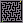

The image is a tile-based game level rendered from a .tmx file. Its description and complete source (layers, tilesets, objects, tile grids) follow:
An orthogonal 23x23 tile map with 1x1 px tiles, 1 tile layer (Tile Layer 1).

<map version="1.0" tiledversion="1.0.2" orientation="orthogonal" renderorder="right-down" width="23" height="23" tilewidth="1" tileheight="1" nextobjectid="1">
 <tileset firstgid="1" source="tileset.tsx" />
 <layer name="Tile Layer 1" width="23" height="23">
  <data encoding="csv">
1,1,1,1,1,1,1,1,1,1,1,1,1,1,1,1,1,1,1,1,1,1,1,
1,2,2,2,2,2,2,2,2,2,2,2,2,2,2,2,2,2,2,2,4,2,1,
1,1,1,1,1,1,1,2,1,1,1,2,1,1,1,2,1,2,1,1,1,2,1,
1,2,1,2,2,2,1,1,1,2,1,1,1,2,1,2,1,2,1,2,2,2,1,
1,2,1,1,1,2,2,2,2,2,2,2,1,2,1,2,1,2,1,1,1,2,1,
1,2,2,2,1,2,1,1,1,1,2,1,1,2,1,1,1,2,1,2,1,2,1,
1,2,1,1,1,2,1,2,2,1,2,1,2,2,2,2,2,2,1,2,1,2,1,
1,2,1,2,2,2,1,2,1,1,2,1,2,1,1,2,1,1,1,2,1,2,1,
1,2,1,1,1,1,1,2,1,2,2,1,2,2,1,2,1,2,2,2,1,2,1,
1,2,2,1,2,2,2,2,1,2,1,1,1,2,1,2,1,1,1,1,1,2,1,
1,2,1,1,2,1,1,1,1,1,1,2,1,1,1,2,1,2,1,2,2,2,1,
1,2,1,2,2,1,2,2,2,1,2,2,2,2,2,2,1,2,1,1,1,2,1,
1,2,1,1,2,1,1,1,2,1,1,1,2,1,1,1,1,1,1,2,1,2,1,
1,2,2,1,2,2,2,1,2,2,2,1,2,1,2,2,2,2,2,2,1,2,1,
1,2,1,1,1,1,2,1,1,1,2,1,2,1,1,1,2,1,1,1,1,2,1,
1,2,1,2,2,1,2,2,2,1,2,1,2,1,2,1,2,1,2,2,1,2,1,
1,2,1,1,2,1,2,1,1,1,2,1,1,1,2,1,1,1,2,1,1,2,1,
1,2,2,1,2,2,2,1,2,2,2,2,2,2,2,2,2,1,2,1,2,2,1,
1,2,1,1,1,2,1,1,1,2,1,1,1,1,1,2,1,1,2,1,1,2,1,
1,2,1,2,1,2,1,2,1,2,1,2,2,2,1,2,1,2,2,2,1,2,1,
1,2,1,1,1,1,1,2,1,1,1,2,1,1,1,2,1,1,1,1,1,1,1,
1,2,3,2,2,2,2,2,2,2,2,2,2,2,2,2,2,2,2,2,2,2,1,
1,1,1,1,1,1,1,1,1,1,1,1,1,1,1,1,1,1,1,1,1,1,1
</data>
 </layer>
</map>